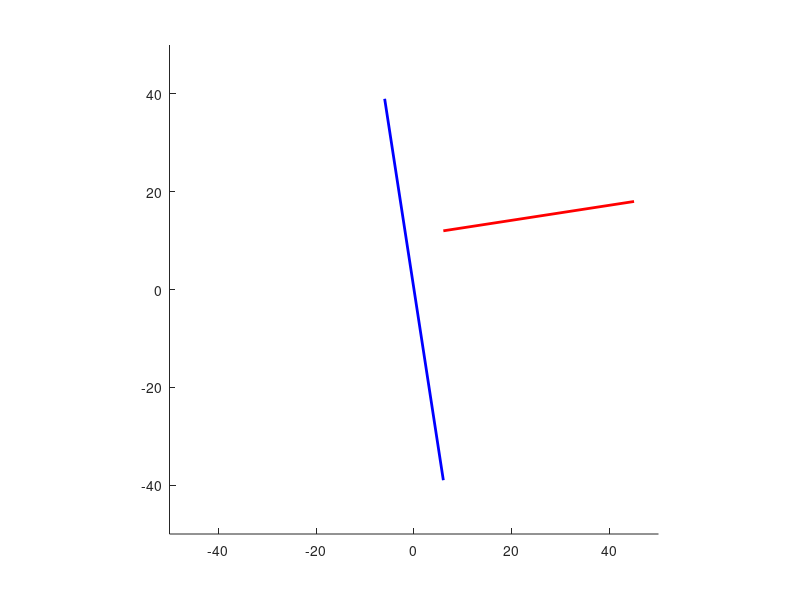

Recreate this plot in MATLAB.
close all
xx=[6,45];
yy=[12,18];
dx = xx(2) - xx(1);
dy = yy(2) - yy(1);
normalxx = [ -dy, dy];
normalyy = [dx, -dx];
figure, hold on
axis([-50 50 -50 50]);
daspect([1 1 1]);
plot(xx,yy,'-', 'Color', 'Red', 'LineWidth', 2);
plot(normalxx, normalyy, '-', 'Color', 'Blue', 'LineWidth', 2);